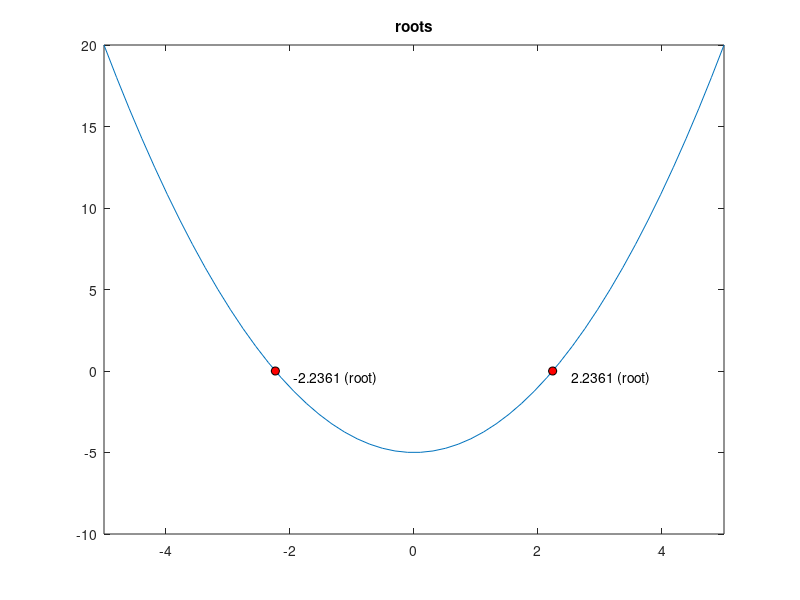

Recreate this plot in MATLAB. (Note: this script raises an error after producing the figure.)
% lab08demo.m                                                                            

clear;
format short;
format compact;
close all;

%% How to create a MATLAB polynomial?

% Given y = Ax^2 + Bx + C, place the coefficients A B C into a row array

% Example, given the following polynomial,

% y = 4x^2 - 2*x + 7; % example MATH expression, a degree 2 polynomial

p = [ 4 -2  7 ]; % MATLAB variable p is coefficients of polynomial 4x^2 -2*x + 7

clear p;

% Note a deg 2 polynomial has a length of 2, i.e. deg + 1, 

% y = 5x^5 - 7x + 2; % polynomial of deg 5, has length of deg + 1, length 6

% y = 5x^5 + 0x^4 + 0x^3 + 0x^2 -7x + 2 % same as above but showing zero coeffs

p = [ 5  0  0  0 -7  2 ]; % MATLAB variable p is coefficients of above polynomial
                          % NOTE: put zeros in locations that are implied

% How to use polyder cmd to calculate the derivative of a polynomial

pd = polyder(p)     % calc 1st derivative of p
pdd = polyder(pd)   % calc 2nd derivative of p 
pddd = polyder(pdd) % calc 3rd derivative of p 

clear p pd pdd pddd;


%% How to use polyval to evaluate a polynomial over a given domain of x

% Example, given
% y = x^2 + 1
p = [ 1 0 1 ] % p is coefficients of polynomial 1*x^2 + 0*x + 1

% Create domain of x
x = 1:5

% How to use polyval cmd to evaluate polynomial p over given domain of x

y = polyval(p,x) % polyval evaluates polynomial p over given domain of x
%           | |
%           | domain of x
%           polynomial p

% Another example, using a different domain of x

x = -3:3
y = polyval(p,x)

clear p x y;


%% How to use conv cmd to multiply polynomials and deconv to divide polynomials

% How to calc (x + 1) * (x + 2), p1 is [ 1 1 ], p2 is [ 1 2 ]
% x^2 + 3*x + 2

p1 = [ 1 1 ];
p2 = [ 1 2 ];

% convolution example, how to multiply polynomials
p = conv(p1,p2) % p [ 1 3 2 ] % Use conv to multiply polynomials


% How to use deconv cmd to divide polynomials

% deconvolution example, how to divide polynomials
[q, r ] = deconv(p,p2) % (x^2 + 3*x + 2)/(x + 2) is [ x + 1 ], i.e. [1 1]
%|  |
%|  remainder
%quotient
% \
%  Note deconv returns 2 variables [q,r] on the LHS

clear p p1 p2 q r;


%% How to use roots cmd to calc roots of polynomial

% How to find roots of polynomial?

p01demofig = figure;


% How to calc sqrt of 5 using MATLAB polynomial cmds?

% How to create polynomial that describes sqrt(5) function, i.e. y = x^2-5

p = [ 1 0 -5 ] % y = x^2 - 5, f(x) is x^2 - 5, How to find sqrt of 5?
x = linspace(-5,5,50);
y = polyval(p,x);
hold on;
plot(x,y);
axis([-5,5,-10,20]);
r = roots(p);
neg = r(r<0);  % neg root is root <  0
pos = r(r==real(r) & r>=0); % pos root is real root >= 0
yr = polyval(p,r);
plot(r,yr,'o','MarkerFaceColor','r','MarkerEdgeColor','k');


% How to use the num2str cmd to convert numeric value (neg) into 'string' s

s = [ num2str(neg,'%0.4f') ' (root)' ]; % convert numeric value neg into string s
%                     |                 % with 4-digits of floating point precision
%                     4-digits of precision (after the decimal point)
%                     the 4 in '%0.4f' gives 4-digits of precision
%                     other integer values >=0 can also be used
%                     For example, for 0-digits, use '%0.0f'
%                                  for 2-digits, use '%0.2f

text(neg+0.3, -0.4, s); % set string s (from above) onto figure at xylocation
%    |         |    |
%    |         |    string s
%    xlocation ylocation

s = [ num2str(pos,'%0.4f') ' (root)' ]; % s is string for pos root
%                     |
%                     4-digits of precision (after the decimal point)

text(pos+0.3,-0.4,s); % similar to above, set string s onto figure at xylocation
title('roots');
box on;

% add axes lines that cross at the origin
xline(0);
yline(0);

legend({'','roots','',''},'Location','south'); % set only 'roots' legend entry
%       |  |       |  |
%       |  |       |  use '' to skip fourth legend entry, yline(0);
%       |  |       use '' to skip third legend entry, xline(0);
%       |  use 'roots' for 2nd legend entry
%       use '' to skip first legend entry

clear p x y xr yr s pos neg

% 


%% How to use conv and deconv to solve an example math problem?

% Problem statement
%
% Given that the product of 3 consecutive positive integers is 1716
% Find those 3 integers?

% First outline a solution using math
% Second, convert math solution into MATLAB cmds

% 1. MATH solution
%           (n)(n+1)(n+2) = 1716   % equation
%       n (n^2 + 3*n + 2) = 1716   % expand
%       n^3 + 3*n^2 + 2n  = 1716   % ""
% n^3 + 3*n^2 + 2n - 1716 = 0      % set equation equal to zero
%
% Then use a root finding method, such as Newton Raphson

% 2. Convert MATH solution into MATLAB cmds

p1 = [ 1 0 ]; % n
p2 = [ 1 1 ]; % n + 1
p3 = [ 1 2 ]; % n + 2


%% Use the conv cmd to multiply 3 polynomials, one at a time

p12 = conv(p1,p2)                  % p12 is deg 2 polynomial
p = conv(p12,p3)                   % p is deg 3 polynomial, i.e.
                                   % n^2 + 3*n + 2, p [1 3 2 0 ]
p(length(p)) = -1716               % set equation equal to zero
                                   % place -1716 in the last element of p

r = roots(p)
n = r(r==real(r) & r>0)            % extract real pos values from r
%                |
% real values r and greater than zero

solution = [ n n+1 n+2 ]
solck1 = prod(solution)            % check work, use prod of 3 integers
solck2 = n*(n+1)*(n+2)             % same as above, but using n

clear p1 p2 p3 p12 p r n solution solck1 solck2


%% How to least squares fit data using polyfit

%% How to least squares fit of data using polyfit for a deg1 polynomial

p03demofig = figure;

x = [ 1:5 ];
y = [ 2.3 3.1 2.9 3.2 3.0 ];

plot(x,y,'o','MarkerFaceColor','r','MarkerEdgeColor','k');
hold on;

p = polyfit(x,y,1); % least squares fit deg 1 polynomial to xy data
%           | | |
%           | | deg of polynomial
%           | yvalues
%           xvalues

xfit = [x(1) x(length(x))];
yfit = polyval(p,xfit);
plot(xfit,yfit,'--b');
axis([0,6,1,4]);
title('polyfit deg1 polynomial');
box on;
clear x xfit y yfit p;

% 


%% How to least squares fit data using polyfit for a deg 2 polynomial

p04demofig = figure;

x = [ 1:5 ];
y = [ 2.3 3.1 2.9 3.2 3.0 ];
plot(x,y,'o','MarkerFaceColor','r','MarkerEdgeColor','k');
hold on;
p = polyfit(x,y,2); % polyfit deg 2 polynomial
xfit = linspace(x(1),x(length(x)),30);
yfit = polyval(p,xfit);
plot(xfit,yfit,'--b');
axis([0,6,1,4]);
title('polyfit deg2 polynomial');
box on;
clear x xfit y yfit p

% 

%% How to least squares fit data using polyfit for a deg 4 polynomial

p05demofig = figure;

x = [ 1:5 ];
y = [ 2.3 3.1 2.9 3.2 3.0 ];
plot(x,y,'o','MarkerFaceColor','r','MarkerEdgeColor','k');
hold on;
p = polyfit(x,y,4); % polyfit deg 4 polynomial
xfit = linspace(x(1),x(length(x)),30);
yfit = polyval(p,xfit);
plot(xfit,yfit,'--b');
axis([0,6,1,4]);
title('polyfit deg4 polynomial');
box on;
clear x xfit y yfit p